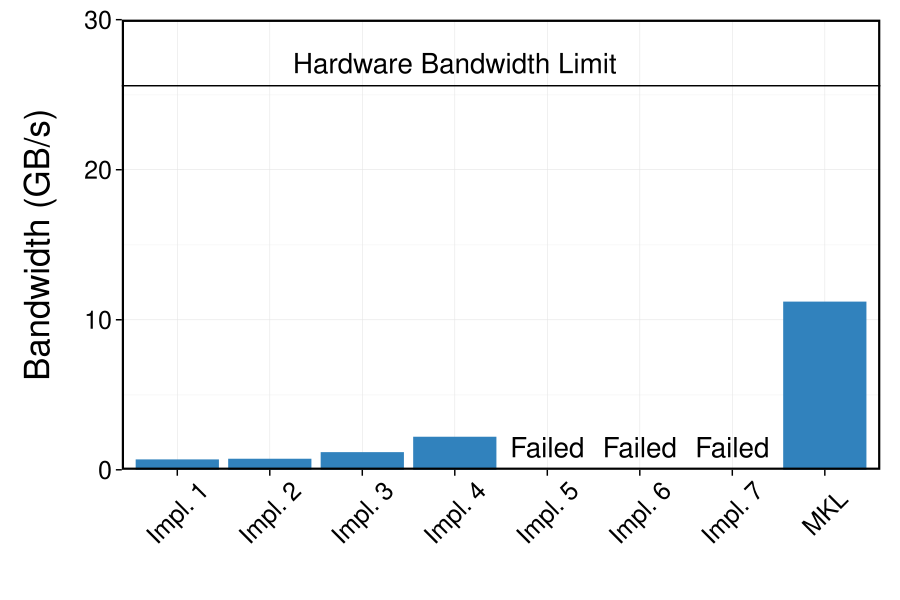

This figure's R source:

filename="reduce_intel.pdf"

M_bw <- (as.matrix(read.csv("reduce.csv",row.names=1, sep=";",comment.char="#")))

pdf(filename, paper="special", height=1.6, width=2.5, pointsize=10)

par(mar=c(2.2,3.0,0.5,0.5))
col=c("#3182bd")
linewd <- 0.5
par(lwd=linewd)

x.abscis <- barplot(t(M_bw[,3]),
                    col=col,
                    space=c(0, 0.5),
                    ylim=c(0, 30),
                    axisname=FALSE,
                    axes=FALSE,
                    beside=TRUE,
                    plot=TRUE)
axis(2, cex.axis=0.6, las=2, lwd=0, lwd.ticks=linewd, line=-0.25)

box()

topbw = 25.6
abline(h=c(topbw), col="black", lty="solid", lwd=1)
text(1,topbw+1, "Hardware Bandwidth Limit", col="black", adj=c(0, 0), cex=0.6)

text(6.25,0.5, "Failed", col="black", adj=c(0, 0), cex=0.6)
text(7.75,0.5, "Failed", col="black", adj=c(0, 0), cex=0.6)
text(9.25,0.5, "Failed", col="black", adj=c(0, 0), cex=0.6)

for (i in 0:(nrow(M_bw)-2)) {
  text(1.25 + (i * 1.5), -2, rownames(M_bw)[i+1], xpd=NA, cex=0.6, srt = 45,
       adj=c(1, 0))
}
i <- 7
text(1.25 + (i * 1.5), -2, "MKL", xpd=NA, cex=0.6, srt = 45, adj=c(1, 0))

mtext("Bandwidth (GB/s)", side=2, line=2.0, cex=0.70)

dev.off()

embedFonts(filename, format="pdfwrite",
           options="-dPDFSETTINGS=/prepress -dEmbedAllFonts=true")
